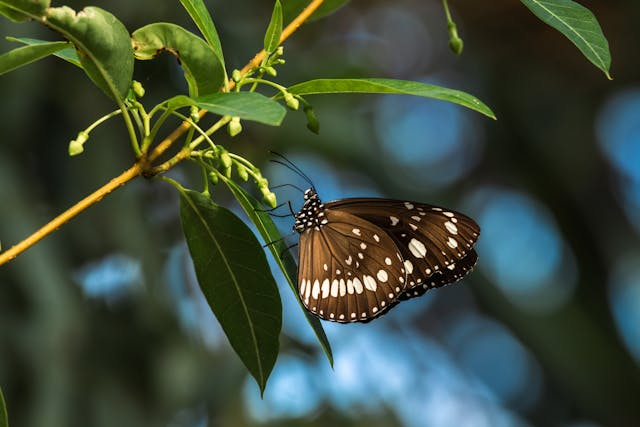
#> input picture samples/images/butterfly_1.jpg, 640 x 427 px
$ python histogram.py
#> lines starting #> are read from the running program, lines starting #| are printed output that depends on the picture; after the words box and inside, x2 and y2 are one past the last pixel; in counts of white or black regions, pixels touching at a corner belong together
import cv2 as cv
import numpy as np
import matplotlib.pyplot as plt


# read the image
img = cv.imread('samples/images/butterfly_1.jpg')
#> img is the input picture: shape (427, 640, 3); mean B, G, R 58.7, 75.1, 61.7
# show the image
cv.imshow('original_img', img)


# convert image to grayscale
gray = cv.cvtColor(img, cv.COLOR_BGR2GRAY)
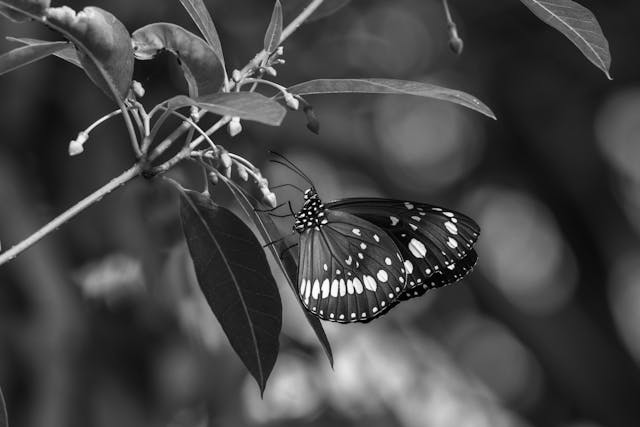
#> gray: shape (427, 640); min 0, max 255, mean 69.3
cv.imshow('gray_img', gray)


# generates a blank canvas
blank = np.zeros(img.shape[:2], dtype='uint8')

# generate a circle
circle = cv.circle(blank, (img.shape[1] // 2, img.shape[0] // 2), 100, 255, -1)
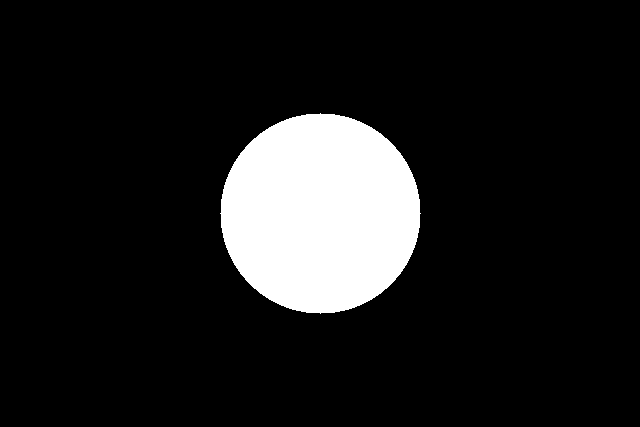
#> blank: shape (427, 640); 11.5% white; 1 white region, box (x1, y1, x2, y2) and area: (220, 113, 421, 314) 31417


# mask the circle into the image
masked = cv.bitwise_and(gray, gray, mask = circle)
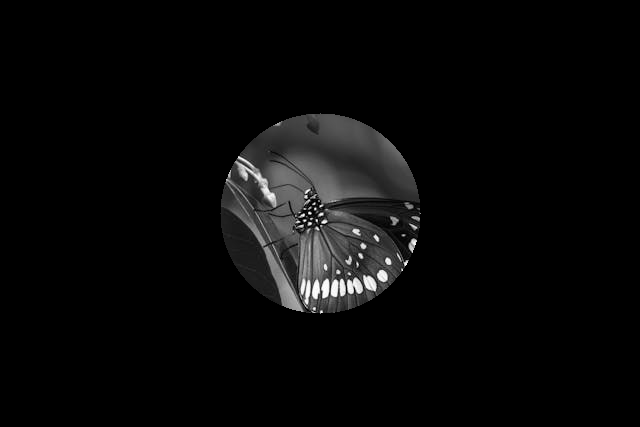
#> masked: shape (427, 640); min 0, max 255, mean 8.7
cv.imshow('masked__img', masked)


# grayscale histogram
gray_hist = cv.calcHist([gray], [0], masked, [256], [0, 256])
#> gray_hist = 256 values, max 530 at index 29, min 0 at index 0, mean 122.7


plt.figure()
plt.title('Grayscale Histogram')
plt.xlabel('bins')
plt.ylabel('px')
plt.plot(gray_hist)
plt.xlim([0, 256])
plt.show()
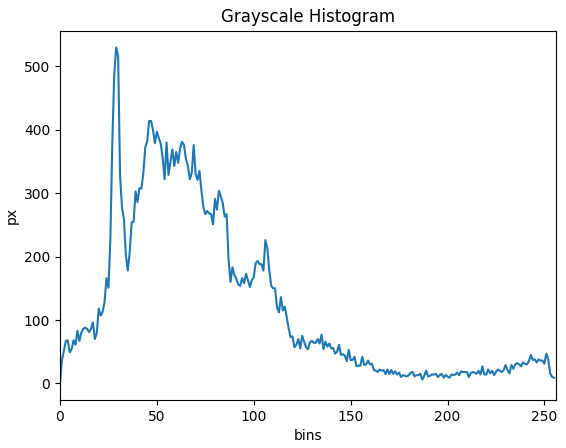
#> figure drawn by matplotlib, 1 panel; curve peaks at x = 29, y = 530


# bgr histogram
plt.figure()
plt.title('BGR Histogram')
plt.xlabel('bins')
plt.ylabel('px')
colors = ('b', 'g', 'r')

for i, channel in enumerate(colors):
  bgr_hist = cv.calcHist([img], [i], None, [256], [0, 256])
  plt.plot(bgr_hist, color=channel)
  plt.xlim([0, 256])

plt.show()
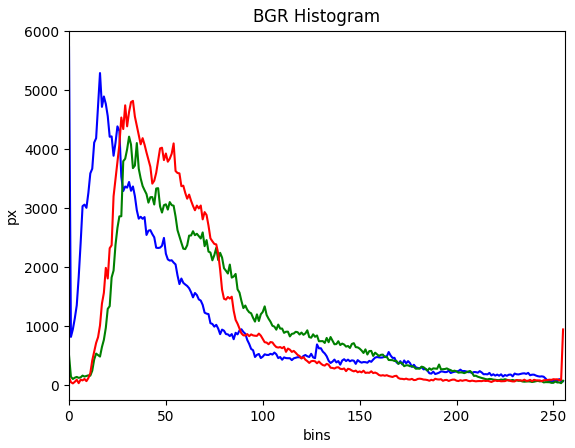
#> figure drawn by matplotlib, 1 panel; curve peaks at x = 0, y = 5726; curve peaks at x = 31, y = 4213; curve peaks at x = 33, y = 4819


cv.waitKey(0)

$ run again, with samples/images/city_1.jpg copied over samples/images/butterfly_1.jpg
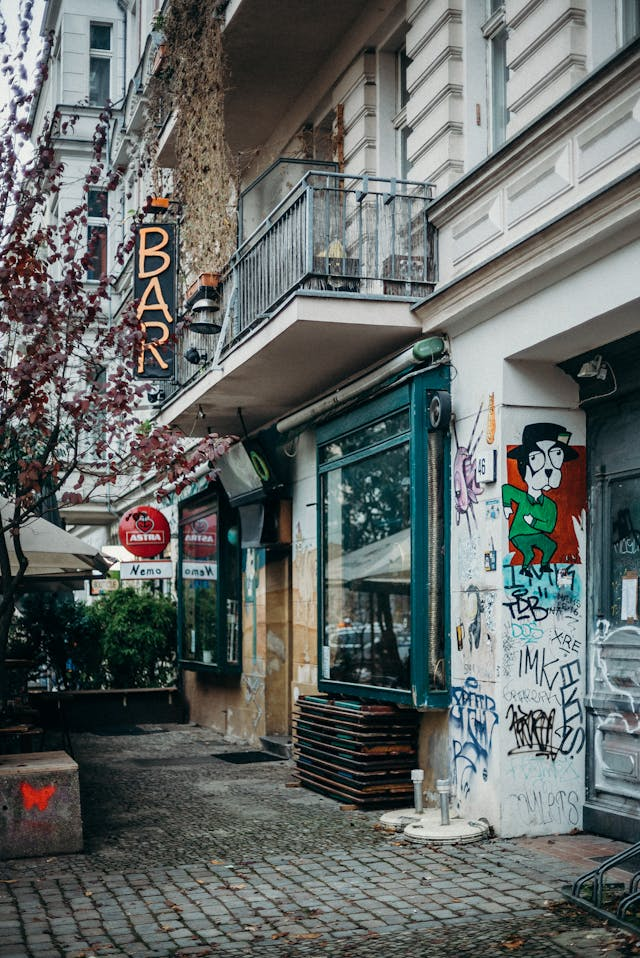
#> input picture samples/images/city_1.jpg, 640 x 958 px
#> img is the input picture: shape (958, 640, 3); mean B, G, R 102.5, 104.4, 98.9
#> `circle = cv.circle(blank, (img.shape[1] // 2, img.shape[0] // 2), 100,..`:
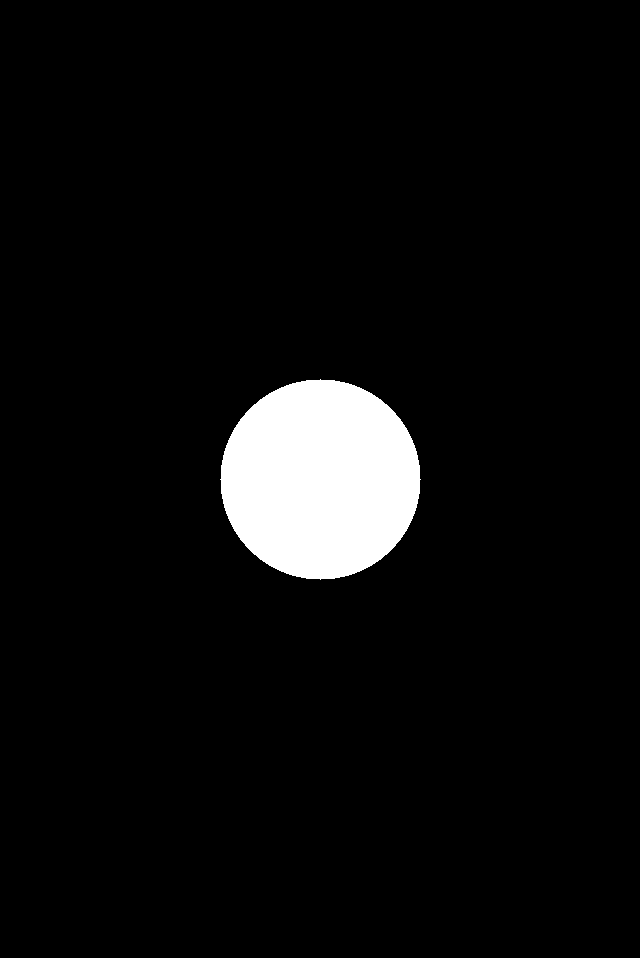
#> blank: shape (958, 640); 5.1% white; 1 white region, box (x1, y1, x2, y2) and area: (220, 379, 421, 580) 31417
#> gray_hist = 256 values, max 412 at index 7, min 0 at index 0, mean 122.7
#> `plt.show()`:
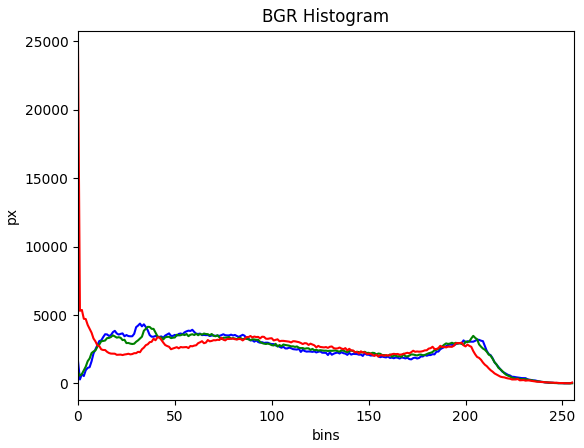
#> figure drawn by matplotlib, 1 panel; curve peaks at x = 32, y = 4377; curve peaks at x = 36, y = 4141; curve peaks at x = 0, y = 24561

$ run again, with samples/images/face_1.jpg copied over samples/images/butterfly_1.jpg
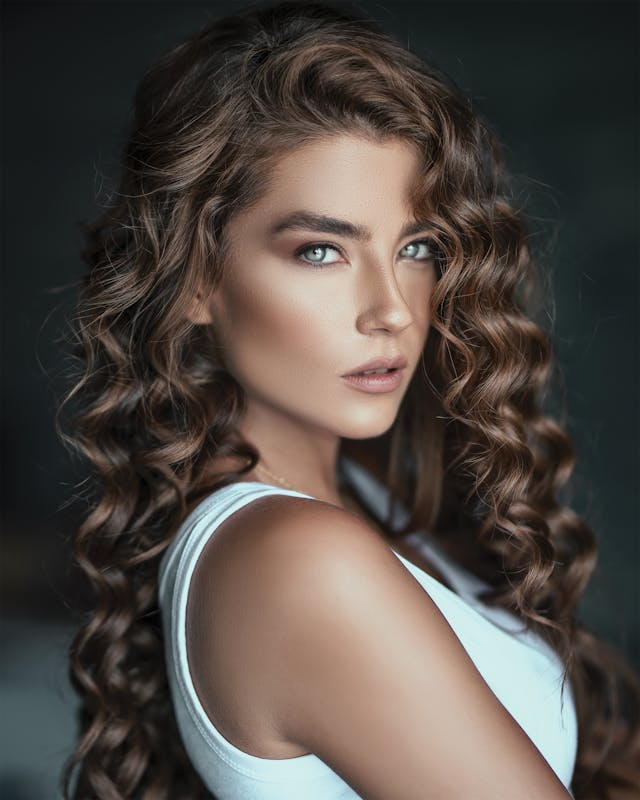
#> input picture samples/images/face_1.jpg, 640 x 800 px
#> img is the input picture: shape (800, 640, 3); mean B, G, R 67.9, 73.6, 81.2
#> `circle = cv.circle(blank, (img.shape[1] // 2, img.shape[0] // 2), 100,..`:
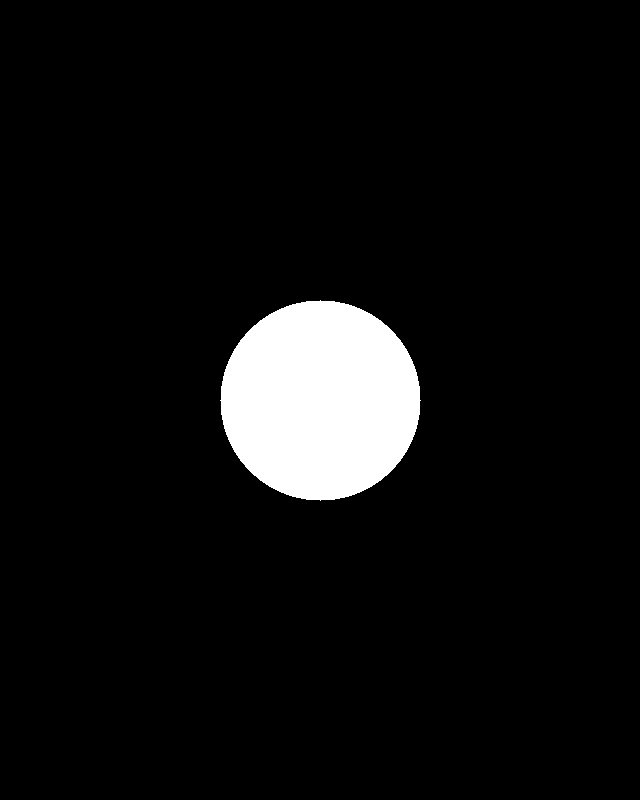
#> blank: shape (800, 640); 6.1% white; 1 white region, box (x1, y1, x2, y2) and area: (220, 300, 421, 501) 31417
#> gray_hist = 256 values, max 435 at index 24, min 0 at index 0, mean 122.7
#> `plt.show()`:
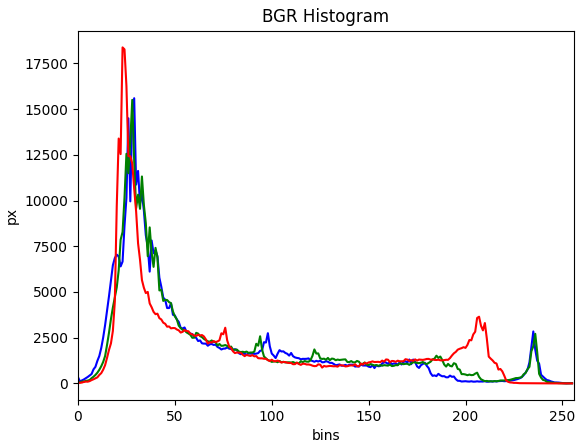
#> figure drawn by matplotlib, 1 panel; curve peaks at x = 29, y = 15596; curve peaks at x = 28, y = 15506; curve peaks at x = 23, y = 18375

$ run again, with samples/images/face_2.jpg copied over samples/images/butterfly_1.jpg
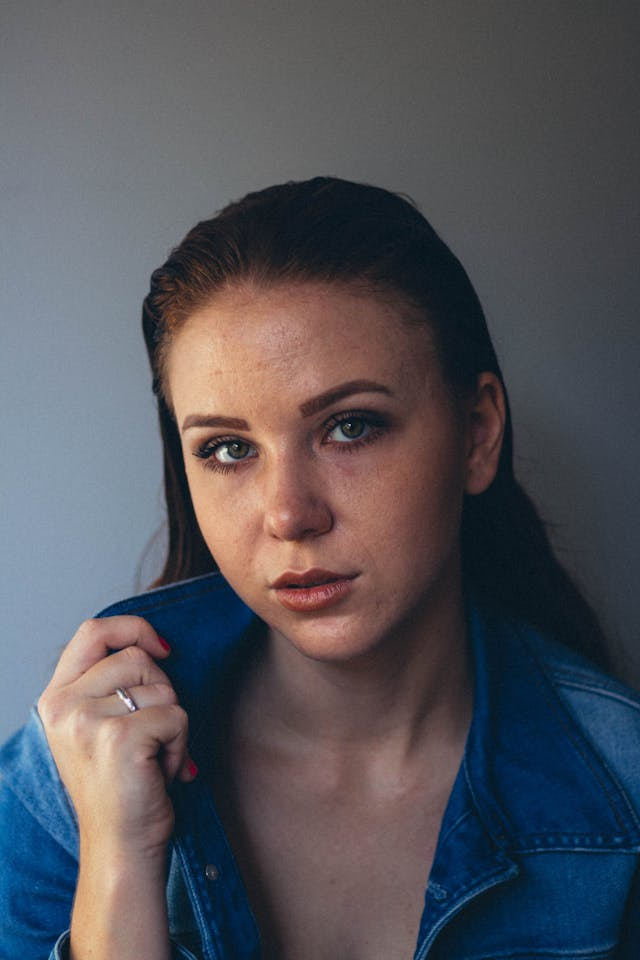
#> input picture samples/images/face_2.jpg, 640 x 960 px
#> img is the input picture: shape (960, 640, 3); mean B, G, R 90.3, 83.8, 84.4
#> `circle = cv.circle(blank, (img.shape[1] // 2, img.shape[0] // 2), 100,..`:
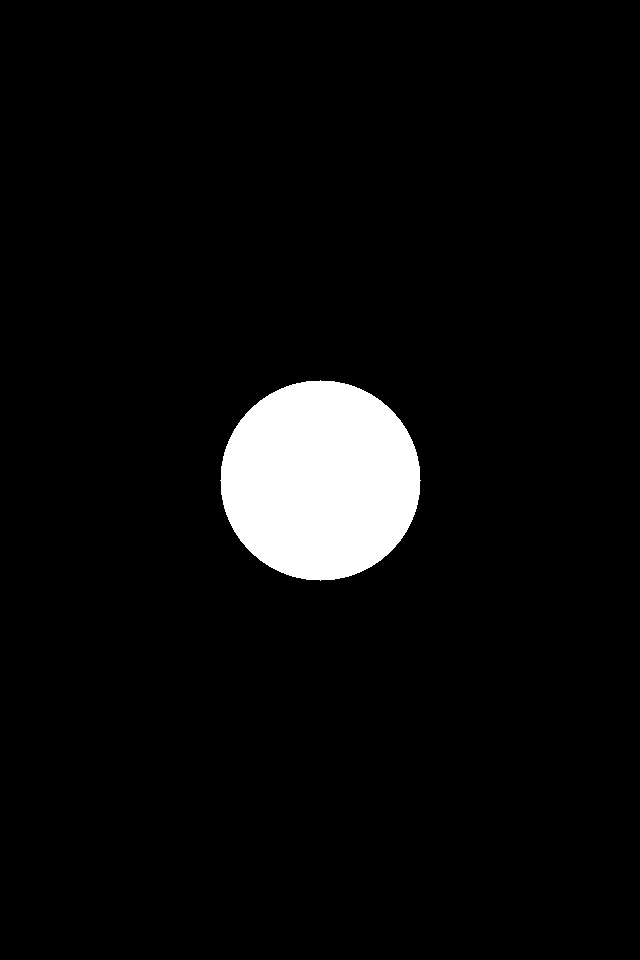
#> blank: shape (960, 640); 5.1% white; 1 white region, box (x1, y1, x2, y2) and area: (220, 380, 421, 581) 31417
#> gray_hist = 256 values, max 353 at index 122, min 0 at index 0, mean 122.7
#> `plt.show()`:
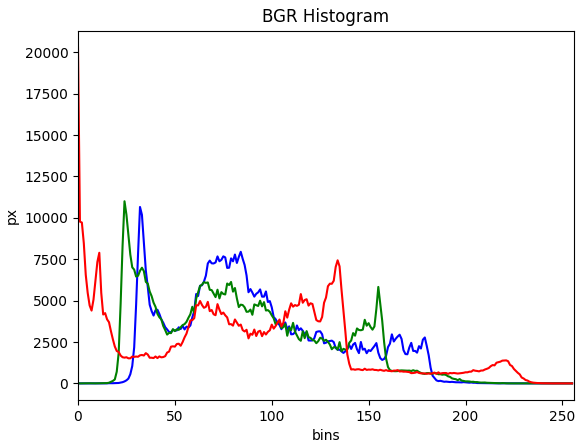
#> figure drawn by matplotlib, 1 panel; curve peaks at x = 32, y = 10658; curve peaks at x = 24, y = 11004; curve peaks at x = 0, y = 20299
